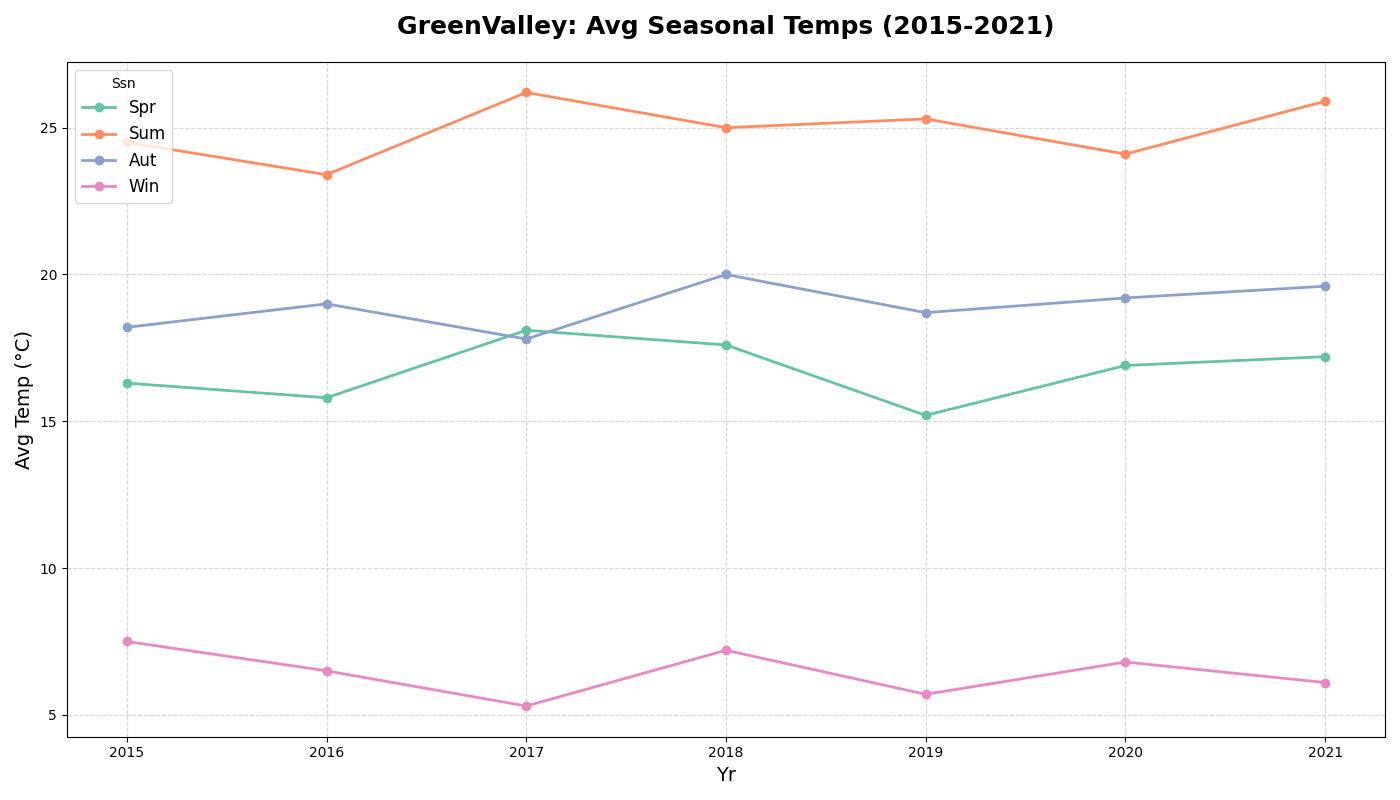

This figure's Python source:
import matplotlib.pyplot as plt
import numpy as np

years = np.array([2015, 2016, 2017, 2018, 2019, 2020, 2021])

# Manually permuted temperature values
spring_temps = np.array([16.3, 15.8, 18.1, 17.6, 15.2, 16.9, 17.2])
summer_temps = np.array([24.5, 23.4, 26.2, 25.0, 25.3, 24.1, 25.9])
autumn_temps = np.array([18.2, 19.0, 17.8, 20.0, 18.7, 19.2, 19.6])
winter_temps = np.array([7.5, 6.5, 5.3, 7.2, 5.7, 6.8, 6.1])

colors = ['#66c2a5', '#fc8d62', '#8da0cb', '#e78ac3']

plt.figure(figsize=(14, 8))

plt.plot(years, spring_temps, color=colors[0], marker='o', linestyle='-', linewidth=2, markersize=6, label='Spr')
plt.plot(years, summer_temps, color=colors[1], marker='o', linestyle='-', linewidth=2, markersize=6, label='Sum')
plt.plot(years, autumn_temps, color=colors[2], marker='o', linestyle='-', linewidth=2, markersize=6, label='Aut')
plt.plot(years, winter_temps, color=colors[3], marker='o', linestyle='-', linewidth=2, markersize=6, label='Win')

plt.title('GreenValley: Avg Seasonal Temps (2015-2021)', fontsize=18, fontweight='bold', pad=20)
plt.xlabel('Yr', fontsize=14)
plt.ylabel('Avg Temp (°C)', fontsize=14)

plt.grid(True, linestyle='--', alpha=0.5)

plt.legend(loc='upper left', title="Ssn", fontsize=12)

plt.xticks(years)

plt.tight_layout()

plt.show()
